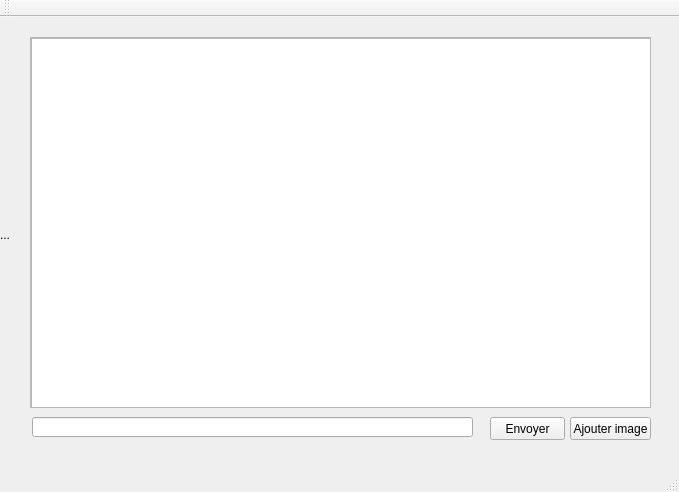
<?xml version="1.0" encoding="UTF-8"?>
<ui version="4.0">
 <class>ClientClass</class>
 <widget class="QMainWindow" name="ClientClass">
  <property name="geometry">
   <rect>
    <x>0</x>
    <y>0</y>
    <width>679</width>
    <height>492</height>
   </rect>
  </property>
  <property name="windowTitle">
   <string>Client</string>
  </property>
  <widget class="QWidget" name="centralWidget">
   <widget class="QPushButton" name="pushConnect">
    <property name="geometry">
     <rect>
      <x>40</x>
      <y>160</y>
      <width>111</width>
      <height>23</height>
     </rect>
    </property>
    <property name="text">
     <string>Connect</string>
    </property>
   </widget>
   <widget class="QLabel" name="labelLogin">
    <property name="geometry">
     <rect>
      <x>40</x>
      <y>60</y>
      <width>47</width>
      <height>13</height>
     </rect>
    </property>
    <property name="text">
     <string>Login</string>
    </property>
   </widget>
   <widget class="QLabel" name="labelPassword">
    <property name="geometry">
     <rect>
      <x>40</x>
      <y>110</y>
      <width>47</width>
      <height>13</height>
     </rect>
    </property>
    <property name="text">
     <string>Password</string>
    </property>
   </widget>
   <widget class="QLineEdit" name="lineLogin">
    <property name="geometry">
     <rect>
      <x>40</x>
      <y>80</y>
      <width>113</width>
      <height>20</height>
     </rect>
    </property>
   </widget>
   <widget class="QLineEdit" name="linePassword">
    <property name="geometry">
     <rect>
      <x>40</x>
      <y>130</y>
      <width>113</width>
      <height>20</height>
     </rect>
    </property>
   </widget>
   <widget class="QLabel" name="data">
    <property name="geometry">
     <rect>
      <x>0</x>
      <y>210</y>
      <width>221</width>
      <height>16</height>
     </rect>
    </property>
    <property name="text">
     <string>...</string>
    </property>
   </widget>
   <widget class="QPushButton" name="pushSendMessage">
    <property name="geometry">
     <rect>
      <x>490</x>
      <y>400</y>
      <width>75</width>
      <height>23</height>
     </rect>
    </property>
    <property name="text">
     <string>Envoyer</string>
    </property>
   </widget>
   <widget class="QLineEdit" name="lineMessageSend">
    <property name="enabled">
     <bool>true</bool>
    </property>
    <property name="geometry">
     <rect>
      <x>32</x>
      <y>400</y>
      <width>441</width>
      <height>20</height>
     </rect>
    </property>
   </widget>
   <widget class="QPushButton" name="pushAddImage">
    <property name="geometry">
     <rect>
      <x>570</x>
      <y>400</y>
      <width>81</width>
      <height>23</height>
     </rect>
    </property>
    <property name="text">
     <string>Ajouter image</string>
    </property>
   </widget>
   <widget class="QScrollArea" name="scrollArea">
    <property name="geometry">
     <rect>
      <x>30</x>
      <y>20</y>
      <width>621</width>
      <height>371</height>
     </rect>
    </property>
    <property name="widgetResizable">
     <bool>true</bool>
    </property>
    <widget class="QWidget" name="scrollAreaWidgetContents">
     <property name="geometry">
      <rect>
       <x>0</x>
       <y>0</y>
       <width>619</width>
       <height>369</height>
      </rect>
     </property>
     <widget class="QTextEdit" name="textEdit">
      <property name="geometry">
       <rect>
        <x>0</x>
        <y>0</y>
        <width>621</width>
        <height>371</height>
       </rect>
      </property>
      <property name="readOnly">
       <bool>true</bool>
      </property>
     </widget>
    </widget>
   </widget>
   <widget class="QLabel" name="label">
    <property name="geometry">
     <rect>
      <x>30</x>
      <y>20</y>
      <width>47</width>
      <height>13</height>
     </rect>
    </property>
    <property name="text">
     <string/>
    </property>
   </widget>
  </widget>
  <widget class="QMenuBar" name="menuBar">
   <property name="geometry">
    <rect>
     <x>0</x>
     <y>0</y>
     <width>679</width>
     <height>21</height>
    </rect>
   </property>
  </widget>
  <widget class="QToolBar" name="mainToolBar">
   <attribute name="toolBarArea">
    <enum>TopToolBarArea</enum>
   </attribute>
   <attribute name="toolBarBreak">
    <bool>false</bool>
   </attribute>
  </widget>
  <widget class="QStatusBar" name="statusBar"/>
 </widget>
 <layoutdefault spacing="6" margin="11"/>
 <resources>
  <include location="Client.qrc"/>
 </resources>
 <connections>
  <connection>
   <sender>pushSendMessage</sender>
   <signal>clicked()</signal>
   <receiver>ClientClass</receiver>
   <slot>sendMessage()</slot>
   <hints>
    <hint type="sourcelabel">
     <x>527</x>
     <y>444</y>
    </hint>
    <hint type="destinationlabel">
     <x>339</x>
     <y>245</y>
    </hint>
   </hints>
  </connection>
 </connections>
 <slots>
  <slot>sendMessage()</slot>
 </slots>
</ui>
